Frame 1 (no input): blank canvas, image omitted
Frame 60 (the mouse pressed at the canvas centre just before this capture): blank canvas, image omitted
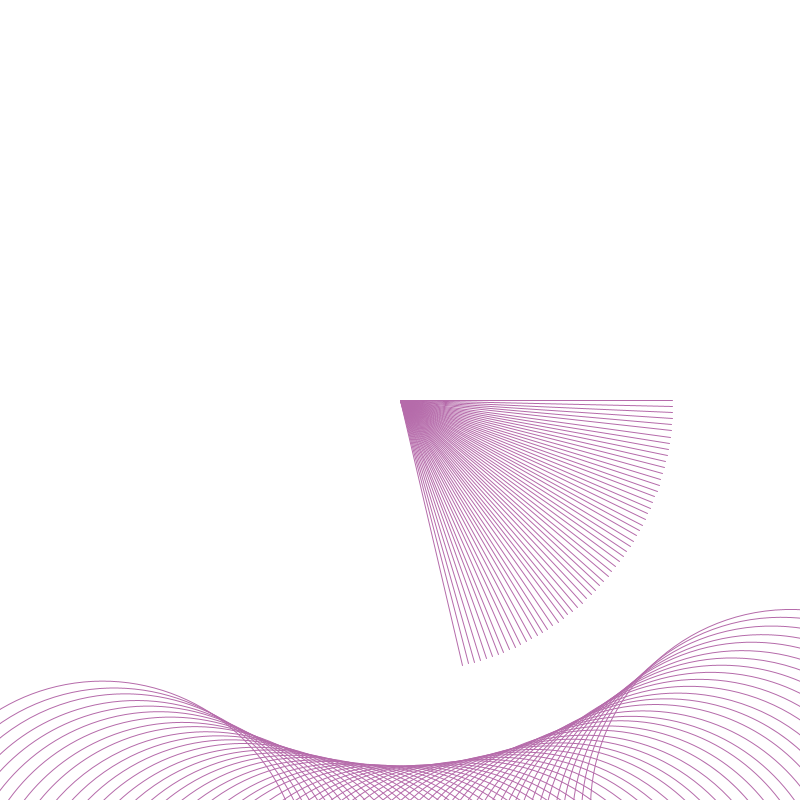
Frame 120 (the mouse held since frame 60 and released just before this capture)

The Processing sketch whose frames 1 and 60 were blank and that drew this single picture after the mouse press (run headless with seeded random() and noise(); from frame 60 on, the mouse is pressed at the canvas centre):

// Processing sketch: processing_120664
// ── processing_120664.pde

/**
 *
 *
 * TASTENBEFEHLE
 * 1-4                 : zwischen 4 farben wählen
 * del, backspace      : löschen
 * r                   : richtungs wechsel
 * s                   : save png
 * w                   : farb wechsel

 */
 
 
color col = color(181,107,170);
float lineLength = 0;
float angle = 0;
float angleSpeed = 1.3;
 
void setup() {
  size(800, 800);
  background(255);
  smooth();
  cursor(CROSS);
}
 
void draw() {

    
  if (mousePressed) {
    pushMatrix();
    strokeWeight(1.0);
    noFill();
    stroke(col);
    translate(mouseX,mouseY);
    rotate(radians(angle));
    line(0, 0, lineLength, 0);
    arc(mouseX,mouseY,pmouseX,pmouseY,0,360);
    popMatrix();
     
    angle += angleSpeed;
  }
}
 

void mousePressed() {
  lineLength = random(40, 400);
}
 
 
void keyReleased() {
  if (key == DELETE || key == BACKSPACE) background(255);

 

  // richtungs wechsel
  if (key=='r' || key=='R') {
    angle = angle + 180;
    angleSpeed = angleSpeed * -1;
  }
 
  // farb wechsel
  if (key == 'w') col = color(random(255,90),random(255),random(255),random(80,250));
 
  //farben (1-4) 
  if (key == '1') col = color(181,157,0);
  if (key == '2') col = color(0,130,164);
  if (key == '3') col = color(87,35,129);
  if (key == '4') col = color(197,0,123);
 
  // linien länge ändern
  if (key == '5') lineLength = random(40, 600);
  

}
